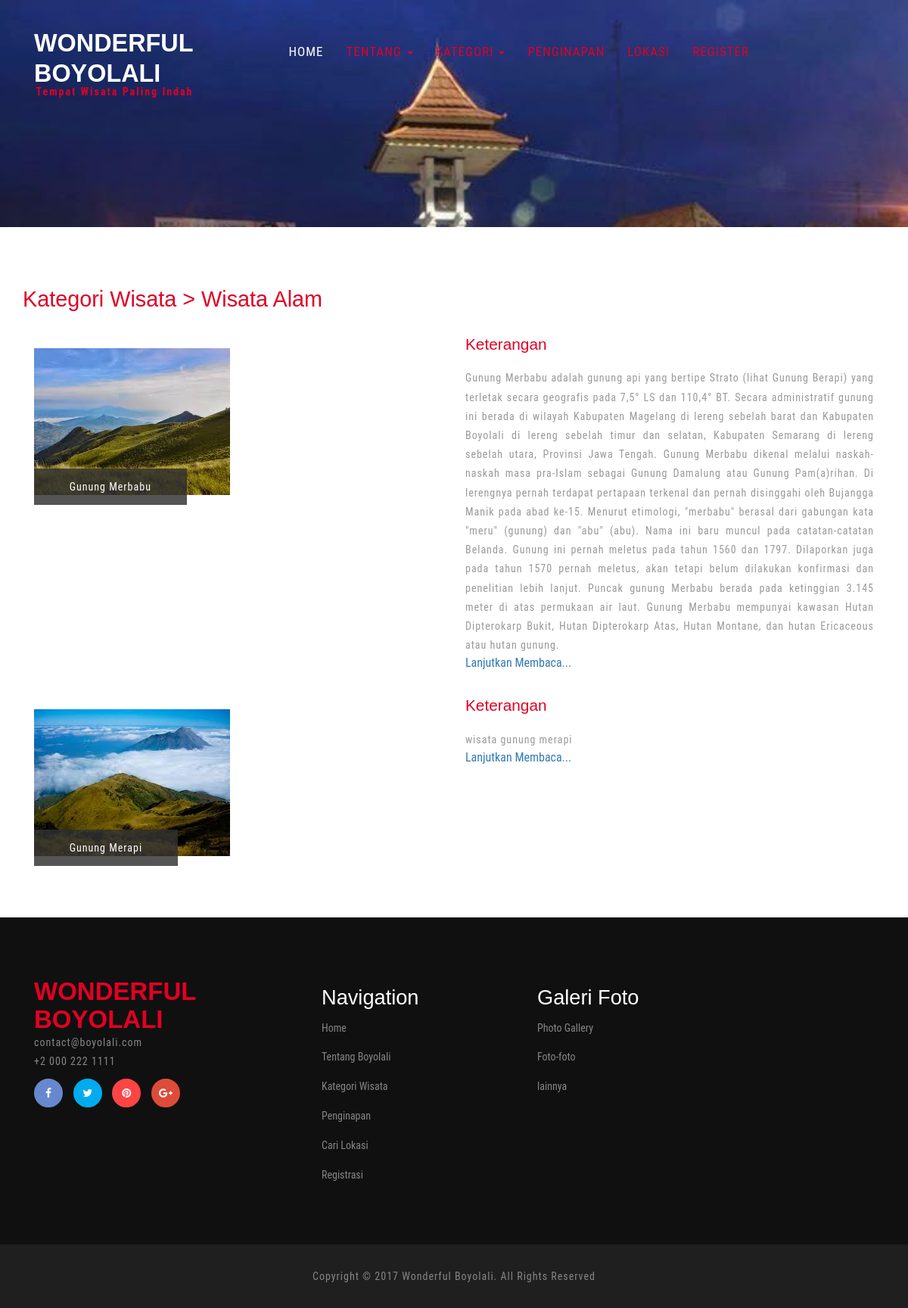
/index.php/main/alam, run on an earlier commit of the app's database.
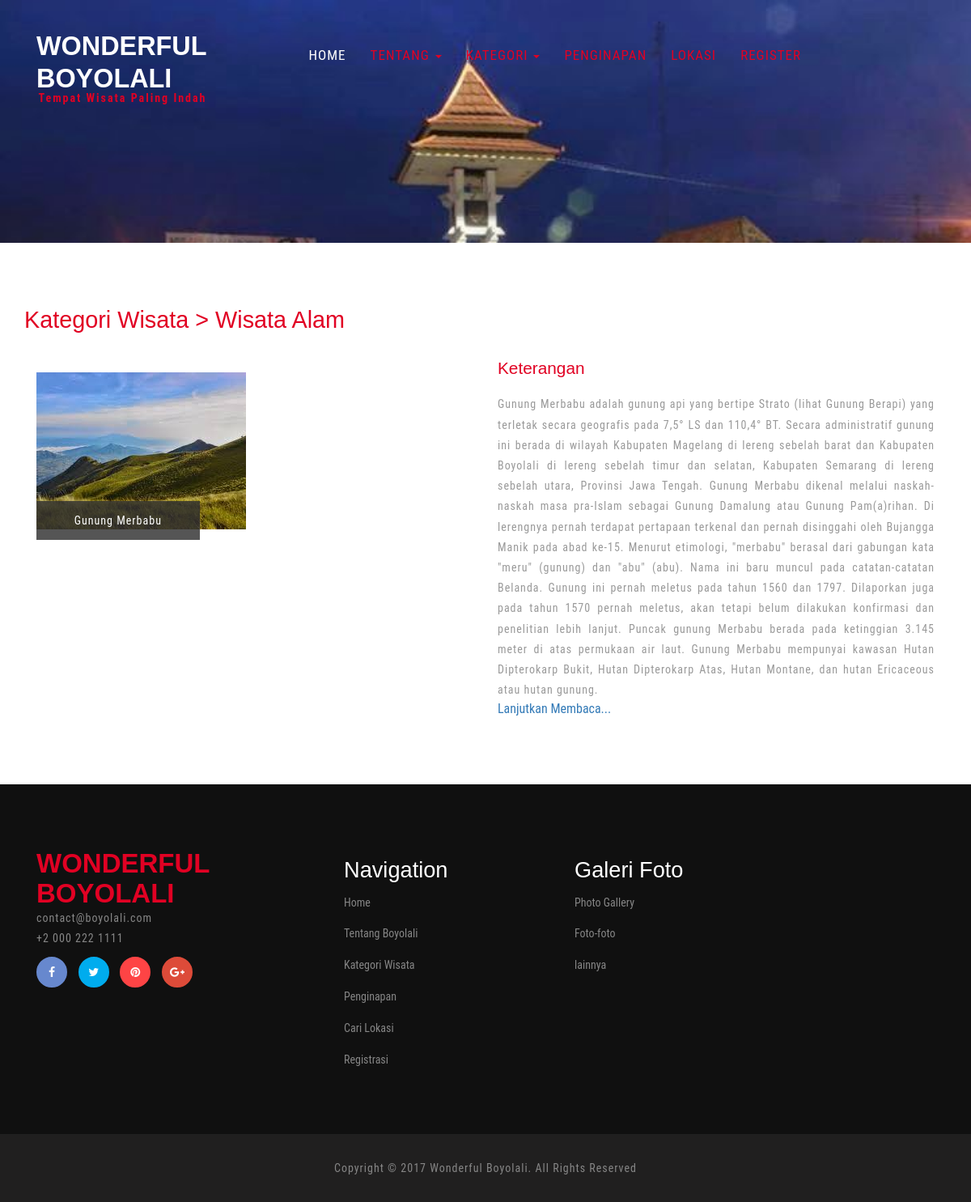
And on a later commit of the database.
### tables this page shows
CREATE TABLE `tempat_wisata` (
  `id_wisata` int(5) NOT NULL,
  `nama_wisata` varchar(100) NOT NULL,
  `alamat_wisata` varchar(250) NOT NULL,
  `kategori_wisata` varchar(50) NOT NULL,
  `lat_wisata` varchar(100) NOT NULL,
  `long_wisata` varchar(100) NOT NULL,
  `ket_wisata` text NOT NULL,
  `harga_wisata` int(10) NOT NULL,
  `notelp_wisata` varchar(15) NOT NULL,
  `tanggal_post` date NOT NULL,
  `id_admin` int(5) NOT NULL
);

### application/controllers/Main.php (called while the page is built, shortened)
<?php
class Main extends CI_Controller {
    public function alam()
	{
		$this->load->model('m_dashboard');
        $this->load->view('main/header1');
		$data['alam'] = $this->m_dashboard->tampil_alam()->result();
        $this->load->view('alam',$data);
		$this->load->view('main/footer');
	}
}

### index.php (called while the page is built, shortened)
<?php
require_once BASEPATH.'core/CodeIgniter.php';

### application/models/m_dashboard.php (called while the page is built, shortened)
<?php
class m_dashboard extends CI_Model{
    public function tampil_alam(){
		return $this->db->get_where('tempat_wisata',array('kategori_wisata'=>'Wisata Alam'));
	}
}
?>

### application/views/alam.php (the view, shortened to what this page needs)
<?php
  $CI =& get_instance();
?>
  <div class="about w3l-agileits">
    <div class="container">
      <h3>Kategori Wisata > Wisata Alam</h3>
      <?php $no=1; foreach($alam as $a){ ?>
      <div class="about-grids col-md-6">
        <div class="about-grid">
        <?php
            $dapetgambaralam = "";
            $getgambar =$CI->db->query('select gambar from gambar_wisata where id_wisata="'.$a->id_wisata.'"');
            foreach ($getgambar->result() as $row){
                $dapetgambaralam = $row->gambar;
            }
          ?>
          <?php
          if ($dapetgambaralam=="") {
            ?>
              <img src="<?php echo base_url()?>assets/images/tanya.png" alt=" " class="img-responsive" />
            <?php
          }else{
            ?>
              <img src="<?php echo base_url()?>upload-foto/<?php echo $dapetgambaralam; ?>" alt=" " class="img-responsive" />
            <?php
          }
          ?>
          <div class="img-bottom">
            <p><?php echo $a->nama_wisata; ?></p>
          </div>
        </div>
      </div>
      <div class="about-grids-bottom col-md-6" style="text-align: justify;">
        <div class="about-us">
          <h4>Keterangan</h4>
          <p><?php echo $a->ket_wisata; ?></p>
        </div>
        <a href="<?php echo base_url()?>index.php/detailwisata/<?php echo $a->id_wisata; ?>">Lanjutkan Membaca...</a>
      </div>
      <div class="col-md-12"></div>
      <?php $no++;
      } ?>
    </div>
  </div>

What changed in the data, as far as the page shows it:
removed tempat_wisata: shows a picture, nama_wisata "Gunung Merapi", ket_wisata "wisata gunung merapi"
